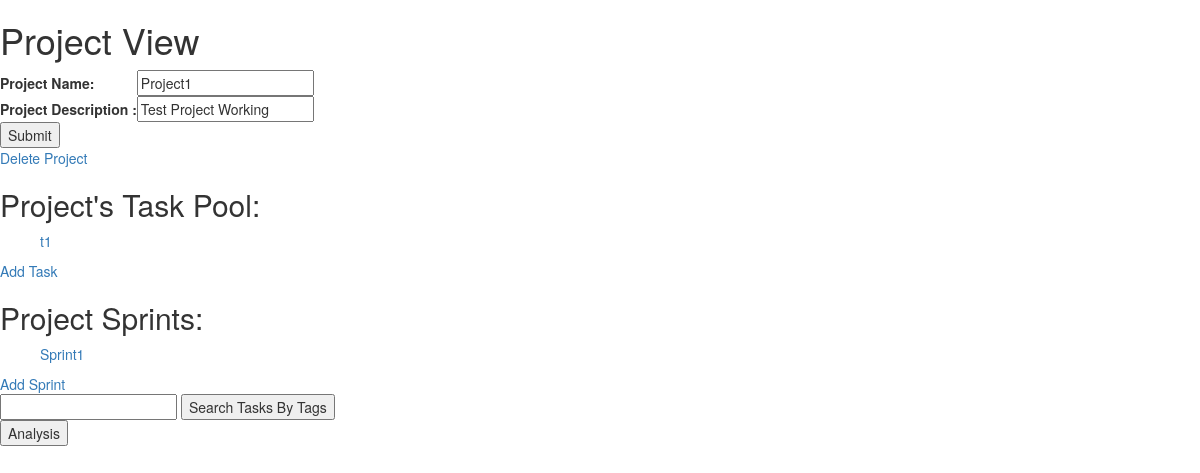
/Tracker/edit_project/10/, run on the app's committed database.
### Tracker/models.py (models this page shows, shortened)
class project(models.Model):
    pgroup = models.ForeignKey(group, on_delete=models.CASCADE)
    pname = models.CharField(max_length=100)
    pdesc = models.CharField(max_length=100,blank=True)

class task(models.Model):
    tsprint = models.ForeignKey(sprint, on_delete=models.CASCADE,blank=True,null=True)
    tproject = models.ForeignKey(project, on_delete=models.CASCADE)
    tname = models.CharField(max_length=100)
    desc = models.CharField(max_length=200,blank=True)
    due_date = models.DateField('due date')
    risk = models.CharField(max_length=200,blank=True)
    status = models.CharField(max_length=50,default='yellow',choices=Status_Choices)
    priority = models.CharField(max_length=50,choices=Priority_Choices)
    state = models.CharField(max_length=50, default='open',choices=State_Choices)
    assign = models.CharField(max_length=100)
    remainder = models.CharField(max_length=200,blank=True)
    heading = models.CharField(max_length=200,blank=True)
    dep_task = models.CharField(max_length=100,blank=True)
    tp = models.IntegerField(default=1)
    comp_time = models.DateTimeField(null=True)
    created = models.DateTimeField(auto_now_add=True)
    def __init__(self, *args, **kwargs):
        super(task, self).__init__(*args, **kwargs)
        self.old_state = self.state

class sprint(models.Model):
    project = models.ForeignKey(project, on_delete=models.CASCADE)
    sname = models.CharField(max_length=100,verbose_name='Sprint Name')
    start_date =models.DateField('start date')
    end_date =models.DateField('end date')
    status = models.CharField(max_length=10,verbose_name='Sprint Status',default='Green')

### Tracker/views/overview_views.py (the view)
# urls.py: url(r'^edit_project/(?P<project_id>[0-9]+)/$',views.edit_project, name='edit_project'),
def edit_project(request,project_id):
    if request.method == 'POST':
        p = get_object_or_404(project,pk=project_id)
        form = NewProject(request.POST,instance=p)
        if form.is_valid():
            form.save()
    else:
        p = get_object_or_404(project,pk=project_id)
        form = NewProject(instance=p)
    return render(request, 'Tracker/edit_project.html', {'project': p,'form': form})

### Tracker/forms.py
class NewProject(ModelForm):
    class Meta:
        model = project
        fields = ['pgroup','pname','pdesc']

### Tracker/models.py (called while the page is built)
    def __str__(self):
        return self.gname

### Tracker/templates/Tracker/edit_project.html (shortened to what this page needs)
{% extends "Tracker/base.html" %}
{% block content %}
		<h1>Project View</h1>
		<form action="{% url 'edit_project' project.id %}" method="post">
			<table>
				<tr>
					<th>Project Name:</th>
					<td>{{form.pname}}</td>
				</tr>
				<tr>
					<th>Project Description :</th>
					<td>  {{form.pdesc}}</td>
				</tr>
			</table>
			<input type="submit" value="Submit" />
		</form>
		<a href="{% url 'delete_project' project.id %}" >Delete Project</a>
		<h2>Project's Task Pool:</h2>
		<list>
	    	{% for task in project.task_set.all %}
    			<ul><a href= "{% url 'edit_task' task.id %}">{{ task.tname }}</a></ul>
    		{% endfor %}
		</list>
		<a href= "/Tracker/add_task">Add Task</a>
		<h2>Project Sprints:</h2>
		<list>
			{% for sprint in project.sprint_set.all %}
    			<ul><a href= "{% url 'edit_sprint' sprint.id %}">{{ sprint.sname }}</a></ul>
    		{% endfor %}
    	</list>
		<a href="/Tracker/add_sprint">Add Sprint</a>
		<form method="POST" action="/Tracker/search_tag/">
			<input type="text" name="textfield">
			<button type="submit">Search Tasks By Tags</button>
		</form>
		<form>
			<button formaction="{% url 'chart' project.id %}">Analysis</button>
		</form>
{% endblock %}

### Tracker/static/Tracker/css/style.css (style rules this page uses)
body { background: white; }

### data on the page
project: pname "Project1", pdesc "Test Project Working"
task: tname "t1"
sprint: sname "Sprint1"
